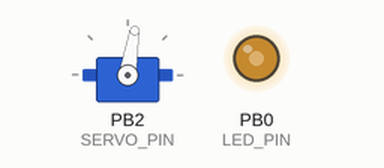
The sketch below on a simulated ATtiny85, built with avr-gcc and run on an emulated ATtiny85. Shown: servo, output pins drawn as LEDs (lit = HIGH). Wiring (inferred from the names in the program): servo: signal PB2. Servo pulses on a pin are drawn as a servo (544–2400 µs = 0–180°); pins used as bus, display or sensor lines are not drawn.

Above: at 1.26 s.
At 2.1 s:
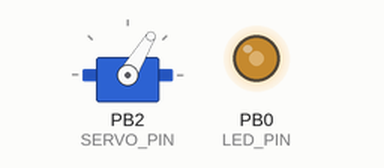
At 8.7 s:
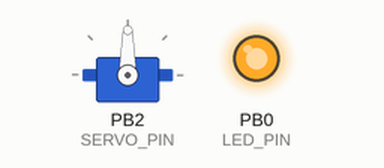
At 39.2 s:
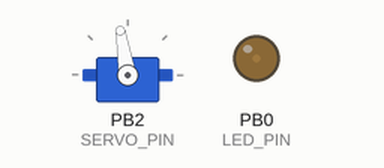
Timing chart, 0 to 40.0 s (numbered marks = the images above):
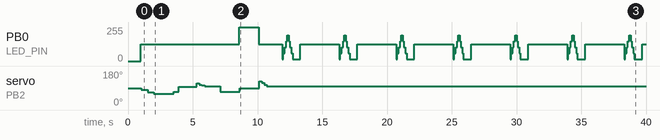

Measured:
- by itself, servo on PB2 (SERVO_PIN): 90° → 81° at 1.0 s, → 68° 0.50 s later, → 59° 0.49 s later, → 71° 1.5 s later, … (15 changes in this stretch)
- by itself, PB0 (LED_PIN): 0/255 → 127/255 at 1.0 s, → 255/255 7.6 s later, → 127/255 1.5 s later, → 15/255 1.8 s later, … (73 changes in this stretch)

The sketch:

ZakuHead_3_ATTINY85.ino
```cpp
#include  "Scenario.h"

#define LED_PIN   0
#define SERVO_PIN 2

Scenario *scenario;

void setup() {
  scenario = new Scenario(LED_PIN, SERVO_PIN);
  Serial.begin(115200);
  scenario->attach();
}

int loop_index = 0;
int play_step = 5;

void loop() {
  if(loop_index == 0) {
    scenario->scenario1();
    play_step *= 2;
    if(play_step > 100) {
      play_step = 100;
    }
  }

  scenario->breathe1(1000, 100, 15, 195);
  delay(500);
  analogWrite(LED_PIN, 127);
  delay(3000);

  loop_index = (loop_index + 1) % play_step;
}
```

Scenario.cpp
```cpp
#include <Arduino.h>
#include "Scenario.h"

#define NOT_USE_SERIAL

Scenario::Scenario(int ledPin, int servoPin)
  : _ledPin(ledPin), _servoPin(servoPin) {
}

void Scenario::attach() {
  _servo.attach(_servoPin);
  _angle = 0;
  _servo.write(90 + 0);
  delay(1000);
}

void Scenario::playScenes(const Scene*scenes, int count) {
  for(int i = 0; i < count; i ++) {
    const Scene* scene = scenes + i;
    analogWrite(_ledPin, scene->bright);
    if(_angle != scene->angle) {
      _servo.write(90 + scene->angle);
      delay(scene->delay);
    }
  }
}

void Scenario::rorate(int target_angle, int time_total, int time_step, int bright) {

  #ifdef USE_SERIAL
    Serial.print("[rorate] ");
    Serial.print("current_angle=");Serial.print(_angle);Serial.print(", ");
    Serial.print("target_angle=");Serial.print(target_angle);Serial.print(", ");
    Serial.print("time_total=");Serial.print(time_total);Serial.print(", ");
    Serial.print("time_step=");Serial.print(time_step);Serial.print(", ");
    Serial.print("bright=");Serial.println(bright);
  #endif

  Scene scenes[10];
  int change_angle = target_angle - _angle;
  int direction = change_angle > 0 ? 1 : -1;
  int count = (time_total % time_step == 0) ? time_total / time_step : (time_total / time_step) + 1;
  int angle_step = (change_angle * direction) / count;

  #ifdef USE_SERIAL
    Serial.print("[rorate] - ");
    Serial.print("change_angle=");Serial.print(change_angle);Serial.print(", ");
    Serial.print("direction=");Serial.print(direction);Serial.print(", ");
    Serial.print("count=");Serial.print(count);Serial.print(", ");
    Serial.print("angle_step=");Serial.println(angle_step);
  #endif

  int next_angle;
  for(int i = 0; i < count; i ++) {
    next_angle = _angle + angle_step * (i + 1) * direction;

    #ifdef USE_SERIAL
      Serial.print("[rorate] - ");
      Serial.print("(");Serial.print(i);Serial.print(") ");
      Serial.print("next_angle=");Serial.println(next_angle);
    #endif

    scenes[i] = {bright, next_angle, time_step};
  }

  // Return last angle
  _angle = next_angle;

  playScenes(scenes, count);
}

void Scenario::flash1() {
  Scene scenes[7];
  scenes[0] = { 63,  _angle,  300};
  scenes[1] = {127,  _angle,  300};
  scenes[2] = {195,  _angle,  300};
  scenes[3] = {255,  _angle,  300};
  scenes[4] = {195,  _angle,  300};
  scenes[5] = {127,  _angle,  300};
  scenes[6] = { 31,  _angle,  500};
  playScenes(scenes, 7);
}

int Scenario::breathe1(int time_total, int time_step, int min_bright, int max_bright) {

  #ifdef USE_SERIAL
    Serial.print("[breathe1] ");
    Serial.print("time_total=");Serial.print(time_total);Serial.print(", ");
    Serial.print("time_step=");Serial.print(time_step);Serial.print(", ");
    Serial.print("min_bright=");Serial.print(min_bright);Serial.print(", ");
    Serial.print("max_bright=");Serial.println(max_bright);
  #endif

  int count = time_total / time_step;
  count += (count % 2) - 1; // Make an odd number

  int bright_step = (max_bright - min_bright) / (count / 2);

  #ifdef USE_SERIAL
    Serial.print("[breathe1] - ");
    Serial.print("count=");Serial.print(count);Serial.print(", ");
    Serial.print("bright_step=");Serial.println(bright_step);
  #endif

  for(int i = 0; i < count/ 2; i ++) {
    int bright = min_bright + (bright_step * i);

    #ifdef USE_SERIAL
      Serial.print("[breathe1] - ");
      Serial.print("(");Serial.print(i);Serial.print(") ");
      Serial.print("bright=");Serial.println(bright);
    #endif

    analogWrite(_ledPin, bright);
    delay(time_step);
  }

  #ifdef USE_SERIAL
    Serial.print("[breathe1] - ");
    Serial.print("(");Serial.print((count / 2) % 2 == 0 ? (count / 2) : (count / 2) + 1);Serial.print(") ");
    Serial.print("bright=");Serial.println(max_bright);
  #endif

  analogWrite(_ledPin, max_bright);
  delay(time_step);

  for(int i = 1; i < count/ 2 + 1; i ++) {
    int bright = max_bright - bright_step * i;

    #ifdef USE_SERIAL
      Serial.print("[breathe1] - ");
      Serial.print("(");Serial.print((count / 2) +i);Serial.print(") ");
      Serial.print("bright=");Serial.println(bright);
    #endif

    analogWrite(_ledPin, bright);
    delay(time_step);
  }
}

void Scenario::scenario1() {
  #ifdef USE_SERIAL
    Serial.println("Start scenario1 =====");
  #endif
  Scene scenes[3];

  scenes[0] = { 0,  0,  2000}; // Init.
  playScenes(scenes, 1);

  flash1();
  flash1();
  flash1();

  scenes[1] = {127,  _angle,  500}; // Wait for 500ms
  playScenes(scenes + 1, 1);

  rorate( -45, 2000, 500, 127);
  delay(1000);
  rorate(30, 1200, 400, 127);
  delay(1000);

  flash1();

  scenes[2] = {255,  _angle,  500}; // Wait for 500ms
  playScenes(scenes + 2, 1);

  rorate(0, 1000, 200, 127);
  delay(1000);
  flash1();
  flash1();

  rorate(-45, 1000, 500, 127);
  delay(1000);

  rorate(45, 1000, 500, 255);
  delay(1000);
  flash1();

  rorate(0, 1000, 200, 127);
  delay(1000);
  flash1();

  #ifdef USE_SERIAL
    Serial.println("End scenario1 =====");
  #endif
}
```

Scenario.h
```cpp
#ifndef Scenario_h
#define Scenario_h

#include <Arduino.h>
#include "ServoATtiny85.h"

typedef struct {
    int bright; // 0~255
    int angle; // -90~+90
    int delay; // ms
} Scene;

class Scenario {
public:
  Scenario(int ledPin, int servoPin);
  void attach();
  void playScenes(const Scene*scenes, int count);
  void rorate(int target_angle, int time_spent, int time_step, int bright);

  void flash1();
  void scenario1();
  int breathe1(int time_spent, int time_step, int min_bright, int max_bright);
private:
  int _ledPin;
  int _servoPin;
  Servo _servo;
  int _angle;
};

#endif
```

ServoATtiny85.cpp
```cpp
/*
 ServoATtiny85.cpp - Interrupt driven Servo library for ATTiny85 using 8 bit timer1 - Version 1
 Sawchuk.
 */
#include <Arduino.h>
#include "ServoATtiny85.h"

// This code prefers a 16MHz clock (don't use 1MHz)
#define usToTicks(_us)    (( clockCyclesPerMicrosecond() * _us) / 256)     // converts microseconds to tick (assumes prescale of 256)
#define ticksToUs(_ticks) (( (unsigned)_ticks * 256) / clockCyclesPerMicrosecond() ) // converts from ticks back to microseconds

#define TRIM_DURATION       2                               // compensation ticks to trim adjust for digitalWrite delays

static servo_t servos[MAX_SERVOS];                          // static array of servo structures
static volatile uint8_t curServo;                           // index to the servo being pulsed
static uint8_t ServoCount;                                  // the total number of attached servos
static volatile uint16_t OCR1Ctotal;                        // cumulative HIGH pulse length in ticks
static volatile uint16_t Refresh_Delay_Counter;             // interrupt count down timer

#define SERVO_MIN() (this->min)  // minimum value in uS for this servo
#define SERVO_MAX() (this->max)  // maximum value in uS for this servo

/************ static functions common to all instances ***********************/

static uint8_t getServo(uint8_t start) {
  for (uint8_t i = start; i < MAX_SERVOS; i++) {
    if (servos[i].isActive) return i;
  }
  return INVALID_SERVO;
}

static void servo_timer()   //set timer1 interrupt
/*
 * when we enter this, servo[curServo].pin has been set HIGH and we must keep it high servo[curServo].ticks
 * when that's done, go to next servo and do the same
 * then wait for refresh
 */
{
  TCCR1 = 0;
  TCNT1 = 0;
  if (servos[curServo].pulse == HIGH) { // we must stay high for an interrupt
    OCR1C = servos[curServo].ticks; // how long to stay high
    OCR1Ctotal += OCR1C;
  }
  else { // pulse is LOW
    // if another servo, start its pulse, else begin wait for refresh
    if ((curServo = getServo(curServo+1)) != INVALID_SERVO) {
      digitalWrite(servos[curServo].pin,HIGH);
      servos[curServo].pulse = HIGH;
      OCR1C = servos[curServo].ticks; // how long to stay high
      OCR1Ctotal += OCR1C;
    }
    else { // must wait until refresh interval is complete
      Refresh_Delay_Counter = (usToTicks(20000)-OCR1Ctotal) / 24; // this will count down, represents # interrupts with OCR1C = 24, to reach a 20ms pulse width
      OCR1C = 24;
      OCR1Ctotal = 0;
    }
  }
  // interrupt COMPA
  OCR1A = OCR1C;
  // turn on CTC mode
  TCCR1 |= (1 << CTC1);
  // Set CS13 and CS10 bits for 256 prescaler
  TCCR1 |= (1 << CS13)|(1 << CS10);
  TIMSK |= _BV(OCIE1A);  // enable the output compare interrupt
}

ISR(TIMER1_COMPA_vect)
{
  if (curServo != INVALID_SERVO && servos[curServo].pulse == HIGH) {     // we have been HIGH for the last 544 - 2400 microseconds
    digitalWrite(servos[curServo].pin,LOW); // so, go LOW
    servos[curServo].pulse = LOW;
    servo_timer();
  }
  else { // we are waiting until 20ms has elapsed (servos use a 50 HZ (20 millisecond) waveform)
    if (--Refresh_Delay_Counter <= 0) { // 20ms has elapsed when countdown expires
      if ((curServo = getServo(0)) != INVALID_SERVO) { // restart servo HIGH pulse
        digitalWrite(servos[curServo].pin,HIGH); // start the ON cycle again (begin a new waveform on HIGH)
        servos[curServo].pulse = HIGH;
        servo_timer();
      }
    }
  }
}

static void initISR()
{
  if ((curServo = getServo(0)) != INVALID_SERVO)
  {
    digitalWrite(servos[curServo].pin,HIGH);
    servos[curServo].pulse = HIGH;
    cli();
    servo_timer();
    sei();
  }
}

static void finISR()
{
    //disable use of the timer1 compare
    TIMSK &= ~_BV(OCIE1A) ;  // disable timer1 output compare interrupt
    //timerDetach(TIMER1OUTCOMPAREA_INT);
}

static boolean isTimerActive()
{
  for (int i = 0; i < MAX_SERVOS; i++) {
    if (servos[i].isActive) {
      return true;
    }
  }
  return false;
}


/****************** end of static functions ******************************/

Servo::Servo()
{
  if (ServoCount < MAX_SERVOS)
    this->servoIndex = ServoCount++;    // assign a servo index to this instance
  else
    this->servoIndex = INVALID_SERVO ;  // too many servos
}

bool Servo::attach(int pin)
{
  return this->attach(pin, MIN_PULSE_WIDTH, MAX_PULSE_WIDTH);
}

bool Servo::attach(int pin, int min, int max)
{
  if (this->servoIndex < MAX_SERVOS)  // ensure channel is valid
  {
    pinMode( pin, OUTPUT) ;                                   // set servo pin to output
    digitalWrite(pin,LOW);
    servos[this->servoIndex].pin = pin;
    if (min > 300 && min < 3000) this->min  = min;
    if (max > min && max < 3000) this->max  = max;
    servos[this->servoIndex].ticks = usToTicks(DEFAULT_PULSE_WIDTH);   // store default values
    servos[this->servoIndex].pulse = LOW;
    servos[this->servoIndex].isActive = true;
    initISR();
    return true;
  }
  return false;
}

void Servo::detach()
{
  if (this->servoIndex < MAX_SERVOS)   // ensure channel is valid
  {
    servos[this->servoIndex].isActive = false;
    if(!isTimerActive()) finISR();
  }
}

void Servo::write(int value)
{
  if (this->servoIndex < MAX_SERVOS)   // ensure channel is valid
  {
    if (servos[this->servoIndex].isActive)
    {
      if (value < MIN_PULSE_WIDTH)
      {  // treat values less than 544 as angles in degrees (valid values in microseconds are handled as microseconds)
        if(value < 0) value = 0;
        if(value > 180) value = 180;
        value = map(value, 0, 180, SERVO_MIN(),  SERVO_MAX());
      }
      this->writeMicroseconds(value);
    }
  }
}

void Servo::writeMicroseconds(int value)
{
  if (this->servoIndex < MAX_SERVOS)   // ensure channel is valid
  {
    if (servos[this->servoIndex].isActive)
    {
    // calculate and store the values for the given channel
      if ( value < SERVO_MIN() )          // ensure pulse width is valid
        value = SERVO_MIN();
      else if ( value > SERVO_MAX() )
        value = SERVO_MAX();

      value = value - TRIM_DURATION;
      value = usToTicks(value);  // convert to ticks after compensating for interrupt overhead

      servos[this->servoIndex].ticks = value;
    }
  }
}

int Servo::read() // return the value as degrees
{
  return  map( this->readMicroseconds()+1, SERVO_MIN(), SERVO_MAX(), 0, 180);
}

int Servo::readMicroseconds()
{
  unsigned int pulsewidth;
  if( this->servoIndex != INVALID_SERVO )
    pulsewidth = ticksToUs(servos[this->servoIndex].ticks)  + TRIM_DURATION ;
  else
    pulsewidth  = 0;

  return pulsewidth;
}

bool Servo::attached()
{
  return servos[this->servoIndex].isActive;
}
```

ServoATtiny85.h
```cpp
/* ATtiny85 Servo library (5 servos)
   Sawchuk.

  The methods are:

    Servo - Class for manipulating servo motors connected to ATtiny85 pins.

    attach(pin )  - Attaches a servo motor to an i/o pin.
    attach(pin, min, max  ) - Attaches to a pin setting min and max values in microseconds
    default min is 544, max is 2400

    write()     - Sets the servo angle in degrees.  (invalid angle that is valid as pulse in microseconds is treated as microseconds)
    writeMicroseconds() - Sets the servo pulse width in microseconds
    read()      - Gets the last written servo pulse width as an angle between 0 and 180.
    readMicroseconds()   - Gets the last written servo pulse width in microseconds. (was read_us() in first release)
    attached()  - Returns true if there is a servo attached.
    detach()    - Stops an attached servos from pulsing its i/o pin.
*/
#ifndef ServoATtiny85_h
#define ServoATtiny85_h

#include <Arduino.h>

#define Servo_VERSION           1     // software version of this library

#define MIN_PULSE_WIDTH       544     // the shortest pulse sent to a servo
#define MAX_PULSE_WIDTH      2400     // the longest pulse sent to a servo
#define DEFAULT_PULSE_WIDTH  1500     // default pulse width when servo is attached
#define REFRESH_INTERVAL    20000     // minumim time to refresh servos in microseconds

#define MAX_SERVOS              5     // for ATtiny85

#define INVALID_SERVO         255     // flag indicating an invalid servo index

typedef struct {
  uint8_t pin;               // a pin number from 0 to 4
  bool isActive;             // true if this channel is enabled, pin not pulsed if false
  volatile uint8_t ticks;    // for compare interrupt, pulse length
  volatile bool pulse;       // HIGH/LOW status of pin
} servo_t;

class Servo
{
public:
  Servo();
  bool attach(int pin);           // attach the given pin to the next free channel, sets pinMode
  bool attach(int pin, int min, int max); // as above but also sets min and max values for writes.
  void detach();
  void write(int value);             // if value is < 200 its treated as an angle, otherwise as pulse width in microseconds
  void writeMicroseconds(int value); // Write pulse width in microseconds
  int read();                        // returns current pulse width as an angle between 0 and 180 degrees
  int readMicroseconds();            // returns current pulse width in microseconds for this servo
  bool attached();                   // return true if this servo is attached, otherwise false
private:
  uint8_t servoIndex;                // index into the data for this servo
  int min;                           // default is MIN_PULSE_WIDTH
  int max;                           // default is MAX_PULSE_WIDTH
};

#endif
```
